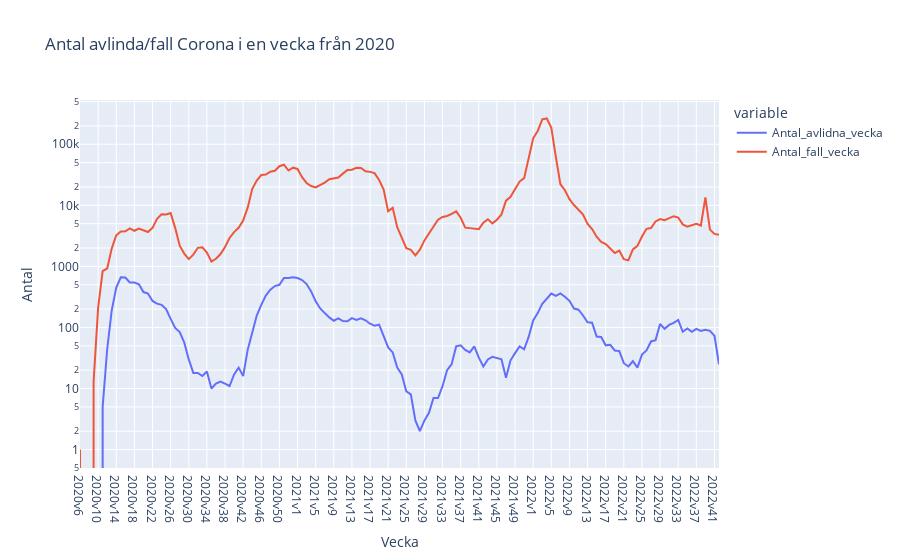

Notebook cell for this chart:
### Code cell
fig = px.line(
    df_covid_week_sweden,
    x="Vecka",
    y=["Antal_avlidna_vecka", "Antal_fall_vecka"],
    title="Antal avlinda/fall Corona i en vecka från 2020",
)
fig.update_yaxes(title_text="Antal", type="log")
fig.show()

### Figure 1 — Plotly figure (JSON) as saved in the notebook; plotly's stock layout.template omitted (floating-point values rounded to 4 significant figures; data arrays with more than 128 entries replaced by an {"elided": "..."} marker saying what was removed)
{"data": [{"hovertemplate": "variable=Antal_avlidna_vecka<br>Vecka=%{x}<br>value=%{y}<extra></extra>", "legendgroup": "Antal_avlidna_vecka", "line": {"color": "#636efa", "dash": "solid"}, "marker": {"symbol": "circle"}, "mode": "lines", "name": "Antal_avlidna_vecka", "orientation": "v", "showlegend": true, "type": "scatter", "x": {"elided": "142 str values"}, "xaxis": "x", "y": {"elided": "142 int values"}, "yaxis": "y"}, {"hovertemplate": "variable=Antal_fall_vecka<br>Vecka=%{x}<br>value=%{y}<extra></extra>", "legendgroup": "Antal_fall_vecka", "line": {"color": "#EF553B", "dash": "solid"}, "marker": {"symbol": "circle"}, "mode": "lines", "name": "Antal_fall_vecka", "orientation": "v", "showlegend": true, "type": "scatter", "x": {"elided": "142 str values"}, "xaxis": "x", "y": {"elided": "142 int values"}, "yaxis": "y"}], "layout": {"legend": {"title": {"text": "variable"}, "tracegroupgap": 0}, "title": {"text": "Antal avlinda/fall Corona i en vecka från 2020"}, "xaxis": {"anchor": "y", "domain": [0, 1], "title": {"text": "Vecka"}}, "yaxis": {"anchor": "x", "domain": [0, 1], "title": {"text": "Antal"}, "type": "log"}}}
